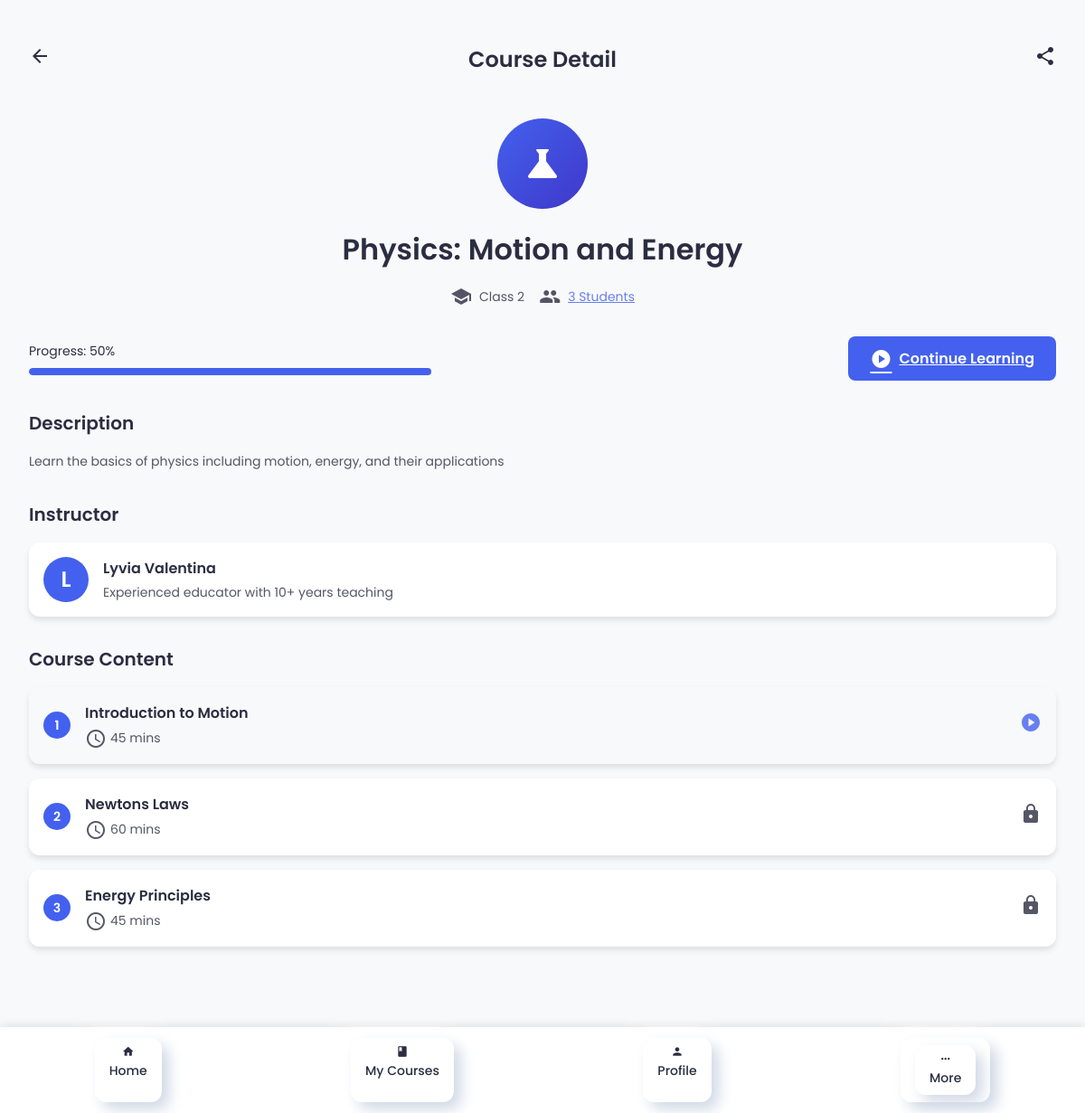
Screenshot of /course-detail.php?id=1 (signed in) with the database file from the repository.
### tables this page shows
CREATE TABLE `courses` (
  `course_id` int(11) NOT NULL,
  `course_name` varchar(100) NOT NULL,
  `description` text DEFAULT NULL,
  `instructor_id` int(11) NOT NULL,
  `category` varchar(50) DEFAULT NULL,
  `education_level` enum('SD','SMP','SMA') NOT NULL,
  `class_level` int(11) NOT NULL,
  `creation_date` timestamp NOT NULL DEFAULT current_timestamp()
);

CREATE TABLE `users` (
  `user_id` int(11) NOT NULL,
  `full_name` varchar(100) NOT NULL,
  `email` varchar(100) NOT NULL,
  `password` varchar(255) NOT NULL,
  `registration_date` timestamp NOT NULL DEFAULT current_timestamp()
);

CREATE TABLE `course_materials` (
  `material_id` int(11) NOT NULL,
  `course_id` int(11) NOT NULL,
  `title` varchar(100) NOT NULL,
  `content` text DEFAULT NULL,
  `order_number` int(11) NOT NULL,
  `duration_minutes` int(11) DEFAULT NULL
);

### course-detail.php (the view, shortened to what this page needs)
<?php
require_once 'config.php';
$course_id = (int)$_GET['id'];
$user_id = (int)$_SESSION['user_id'];
$course = [];
$course_sql = "SELECT c.course_id, c.course_name, c.description, c.category,
               c.education_level, c.class_level, u.full_name AS instructor_name,
               (SELECT COUNT(*) FROM registrations WHERE course_id = c.course_id) AS enrollment_count
               FROM courses c
               JOIN users u ON c.instructor_id = u.user_id
               WHERE c.course_id = ?";
if ($stmt = mysqli_prepare($conn, $course_sql)) {
    mysqli_stmt_bind_param($stmt, "i", $course_id);
    if (mysqli_stmt_execute($stmt)) {
        $result = mysqli_stmt_get_result($stmt);
        $course = mysqli_fetch_assoc($result);
    }
}
$registered = false;
$registration_sql = "SELECT 1 FROM registrations WHERE user_id = ? AND course_id = ?";
if ($stmt = mysqli_prepare($conn, $registration_sql)) {
    mysqli_stmt_bind_param($stmt, "ii", $user_id, $course_id);
    mysqli_stmt_execute($stmt);
    $registered = mysqli_stmt_fetch($stmt);
}
$materials = [];
$materials_sql = "SELECT material_id, title, order_number, duration_minutes
                 FROM course_materials
                 WHERE course_id = ?
                 ORDER BY order_number";
if ($stmt = mysqli_prepare($conn, $materials_sql)) {
    mysqli_stmt_bind_param($stmt, "i", $course_id);
    if (mysqli_stmt_execute($stmt)) {
        $result = mysqli_stmt_get_result($stmt);
        while ($row = mysqli_fetch_assoc($result)) {
            $materials[] = $row;
        }
    }
}
function get_education_level_display($level, $class) {
    $levels = [
        'SD' => 'Grade',
        'SMP' => 'Class',
        'SMA' => 'Class'
    ];
    return htmlspecialchars($levels[$level] . ' ' . $class);
}
function get_course_icon($category) {
    $icons = [
        'math' => 'calculate',
        'science' => 'science',
        'language' => 'menu_book'
    ];
    return $icons[strtolower($category)] ?? 'school';
}
?>
<!DOCTYPE html>
<html lang="en">
<head>
    <link rel="stylesheet" href="css/styles2.css">
</head>
<body>
    <div class="container">
        <div id="app" class="app-frame">
            <div id="main-content">
                <div id="course-detail" class="screen">
                    <div class="header">
                        <a href="dashboard.php" class="back-button">
                            <span class="material-icons">arrow_back</span>
                        </a>
                        <div class="header-title">Course Detail</div>
                        <a href="#" class="share-button">
                            <span class="material-icons">share</span>
                        </a>
                    </div>
                    <div class="content">
                        <div class="course-hero">
                            <div class="course-image" style="background: linear-gradient(135deg, var(--primary) 0%, var(--secondary) 100%);">
                                <span class="material-icons"><?= get_course_icon($course['category']) ?></span>
                            </div>
                            <h1 class="course-title"><?= htmlspecialchars($course['course_name']) ?></h1>
                            <div class="course-meta">
                                <span class="meta-item">
                                    <span class="material-icons">school</span>
                                    <?= get_education_level_display($course['education_level'], $course['class_level']) ?>
                                </span>
                                <span class="meta-item">
                                    <span class="material-icons">people</span>
                                    <span class="enrollment-count-btn" id="showEnrollmentList">
                                        <?= htmlspecialchars($course['enrollment_count']) ?> Students
                                    </span>
                                </span>
                            </div>
                        </div>
                        <div class="course-actions">
                            <?php if ($registered): ?>
                                <div class="progress-container">
                                    <div class="progress-text">Progress: 50%</div>
                                    <div class="progress-bar">
                                        <div class="progress-fill" style="width: 50%;"></div>
                                    </div>
                                </div>
                                <a href="learn.php?course=<?= $course_id ?>" class="btn btn-primary">
                                    <span class="material-icons">play_circle</span>
                                    Continue Learning
                                </a>
                            <?php endif; ?>
                        </div>
                            <div class="course-description">
                            <div class="section-title">Description</div>
                            <p><?= htmlspecialchars($course['description']) ?></p>
                        </div>
                        <div class="instructor-section">
                            <div class="section-title">Instructor</div>
                            <div class="instructor-card">
                                <div class="instructor-avatar">
                                    <?= strtoupper(substr($course['instructor_name'], 0, 1)) ?>
                                </div>
                                <div class="instructor-info">
                                    <div class="instructor-name"><?= htmlspecialchars($course['instructor_name']) ?></div>
                                    <div class="instructor-bio">Experienced educator with 10+ years teaching</div>
                                </div>
                            </div>
                        </div>
                        <div class="course-content-section">
                            <div class="section-title">Course Content</div>
                            <div class="materials-list">
                                <?php foreach ($materials as $index => $material): ?>
                                <div class="material-item <?= ($registered && $index == 0) ? 'unlocked' : '' ?>">
                                    <div class="material-order"><?= $index + 1 ?></div>
                                    <div class="material-info">
                                        <div class="material-title"><?= htmlspecialchars($material['title']) ?></div>
                                        <div class="material-meta">
                                            <?php if ($material['duration_minutes']): ?>
                                            <span class="material-duration">
                                                <span class="material-icons">schedule</span>
                                                <?= htmlspecialchars($material['duration_minutes']) ?> mins
                                            </span>
                                            <?php endif; ?>
                                        </div>
                                    </div>
                                    <?php if ($registered): ?>
                                        <a href="learn.php?course=<?= $course_id ?>&material=<?= $material['material_id'] ?>"
                                           class="material-action <?= $index == 0 ? 'available' : 'locked' ?>">
                                            <span class="material-icons"><?= $index == 0 ? 'play_circle' : 'lock' ?></span>
                                        </a>
                                    <?php else: ?>
                                        <div class="material-action locked">
                                            <span class="material-icons">lock</span>
                                        </div>
                                    <?php endif; ?>
                                </div>
                                <?php endforeach; ?>
                            </div>
                        </div>
                    </div>
                    <?php include 'bottom-nav.php'; ?>
                </div>
            </div>
        </div>
    </div>
</body>
</html>

### css/styles2.css (style rules this page uses)
:root { --primary: #4361ee; --primary-light: #4cc9f0; --secondary: #3f37c9; --background: #f8f9fa; --white: #ffffff; --text: #2b2d42; --shadow: 0 4px 6px rgba(0, 0, 0, 0.1); --neumorphism-shadow: 8px 8px 16px #d1d9e6, -8px -8px 16px #ffffff; }
body { font-family: 'Poppins', sans-serif; background: var(--background); color: var(--text); margin: 0; padding: 0; padding-bottom: 60px; }
body { padding-bottom: 60px; }
.content { padding-bottom: 60px; }
.container { max-width: 1200px; margin: 0 auto; padding: 2rem; }
.header { display: flex; justify-content: space-between; align-items: center; padding: 1rem 0; margin-bottom: 2rem; }
.header-title { font-size: 1.5rem; font-weight: 600; color: var(--text); }
.back-button, .share-button { color: var(--text); cursor: pointer; transition: color 0.3s ease; }
.course-hero { text-align: center; margin-bottom: 2rem; }
.course-image { width: 100px; height: 100px; border-radius: 50%; display: flex; align-items: center; justify-content: center; margin: 0 auto 1rem; }
.course-image .material-icons { font-size: 3rem; color: var(--white); }
.course-title { font-size: 2rem; font-weight: 600; margin-bottom: 1rem; }
.course-meta { display: flex; justify-content: center; gap: 1rem; font-size: 0.875rem; color: var(--text); opacity: 0.8; }
.meta-item { display: flex; align-items: center; gap: 0.5rem; }
.course-actions { display: flex; justify-content: space-between; align-items: center; margin-bottom: 2rem; }
.progress-container { flex: 1; margin-right: 1rem; }
.progress-text { font-size: 0.875rem; margin-bottom: 0.5rem; }
.progress-bar { height: 8px; background: var(--background); border-radius: 4px; overflow: hidden; }
.progress-fill { height: 100%; background: var(--primary); border-radius: 4px; }
.btn { padding: 0.75rem 1.5rem; border-radius: 8px; font-size: 1rem; font-weight: 600; cursor: pointer; transition: all 0.3s ease; display: flex; align-items: center; gap: 0.5rem; }
.btn-primary { background: var(--primary); color: var(--white); border: none; }
.course-description { margin-bottom: 2rem; }
.section-title { font-size: 1.25rem; font-weight: 600; margin-bottom: 1rem; }
.course-description p { font-size: 0.875rem; line-height: 1.6; color: var(--text); opacity: 0.8; }
.instructor-section { margin-bottom: 2rem; }
.instructor-card { display: flex; align-items: center; gap: 1rem; background: var(--white); border-radius: 12px; padding: 1rem; box-shadow: var(--shadow); }
.instructor-avatar { width: 50px; height: 50px; border-radius: 50%; background: var(--primary); color: var(--white); display: flex; align-items: center; justify-content: center; font-size: 1.5rem; font-weight: 600; }
.instructor-info { flex: 1; }
.instructor-name { font-size: 1rem; font-weight: 600; margin-bottom: 0.25rem; }
.instructor-bio { font-size: 0.875rem; color: var(--text); opacity: 0.8; }
.course-content-section { margin-bottom: 2rem; }
.materials-list { display: flex; flex-direction: column; gap: 1rem; }
.material-item { display: flex; align-items: center; gap: 1rem; background: var(--white); border-radius: 12px; padding: 1rem; box-shadow: var(--shadow); transition: all 0.3s ease; }
.material-item.unlocked { background: var(--background); }
.material-order { width: 30px; height: 30px; border-radius: 50%; background: var(--primary); color: var(--white); display: flex; align-items: center; justify-content: center; font-size: 0.875rem; font-weight: 600; }
.material-info { flex: 1; }
.material-title { font-size: 1rem; font-weight: 600; margin-bottom: 0.25rem; }
.material-meta { font-size: 0.875rem; color: var(--text); opacity: 0.8; }
.material-duration { display: flex; align-items: center; gap: 0.25rem; }
.material-action { color: var(--text); opacity: 0.8; cursor: pointer; transition: color 0.3s ease; }
.material-action.available { color: var(--primary); }
.material-action.locked { cursor: not-allowed; }
:root { --primary: #4361ee; --primary-light: #4cc9f0; --white: #ffffff; --text: #2b2d42; --shadow: 0 4px 6px rgba(0, 0, 0, 0.1); --neumorphism-shadow: 8px 8px 16px #d1d9e6, -8px -8px 16px #ffffff; }

### course-detail.php (style rules this page uses)
.enrollment-count-btn { cursor: pointer; text-decoration: underline; color: var(--primary); }

### rows the page displays
courses: course_name "Physics: Motion and Energy", education_level+class_level "Class 2", description "Learn the basics of physics including motion, energy, and their applications", instructor.full_name "L", instructor.full_name "Lyvia Valentina"
course_materials: title "Introduction to Motion", duration_minutes "45"
course_materials: title "Newtons Laws", duration_minutes "60"
course_materials: title "Energy Principles", duration_minutes "45"

### other values shown
$course['enrollment_count'] "3"
